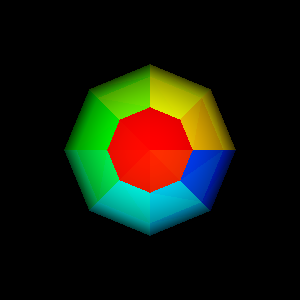

Reproduce this figure in Python.
#!/usr/bin/env python
# Demonstrate vtkInteractorStyleRubberBandZoom with perspective projection options.

import vtkmodules.vtkInteractionStyle  # noqa: F401
import vtkmodules.vtkRenderingFreeType  # noqa: F401
import vtkmodules.vtkRenderingOpenGL2  # noqa: F401

from vtkmodules.vtkFiltersCore import vtkGenerateIds
from vtkmodules.vtkFiltersSources import vtkSphereSource
from vtkmodules.vtkRenderingCore import (
    vtkActor,
    vtkPolyDataMapper,
    vtkRenderWindow,
    vtkRenderWindowInteractor,
    vtkRenderer,
)

# Sphere with cell ids for coloring
sphere = vtkSphereSource()

id_filter = vtkGenerateIds()
id_filter.PointIdsOff()
id_filter.CellIdsOn()
id_filter.SetInputConnection(sphere.GetOutputPort())

mapper = vtkPolyDataMapper()
mapper.SetInputConnection(id_filter.GetOutputPort())
mapper.SetColorModeToMapScalars()
mapper.SetScalarModeToUseCellFieldData()
mapper.SelectColorArray("vtkCellIds")
mapper.UseLookupTableScalarRangeOff()
mapper.SetScalarRange(0, 95)

actor = vtkActor()
actor.SetMapper(mapper)

renderer = vtkRenderer()
renderer.AddActor(actor)

render_window = vtkRenderWindow()
render_window.AddRenderer(renderer)
render_window.SetWindowName("style rubber band zoom perspective")

interactor = vtkRenderWindowInteractor()
interactor.SetRenderWindow(render_window)

interactor.Initialize()
interactor.Start()
